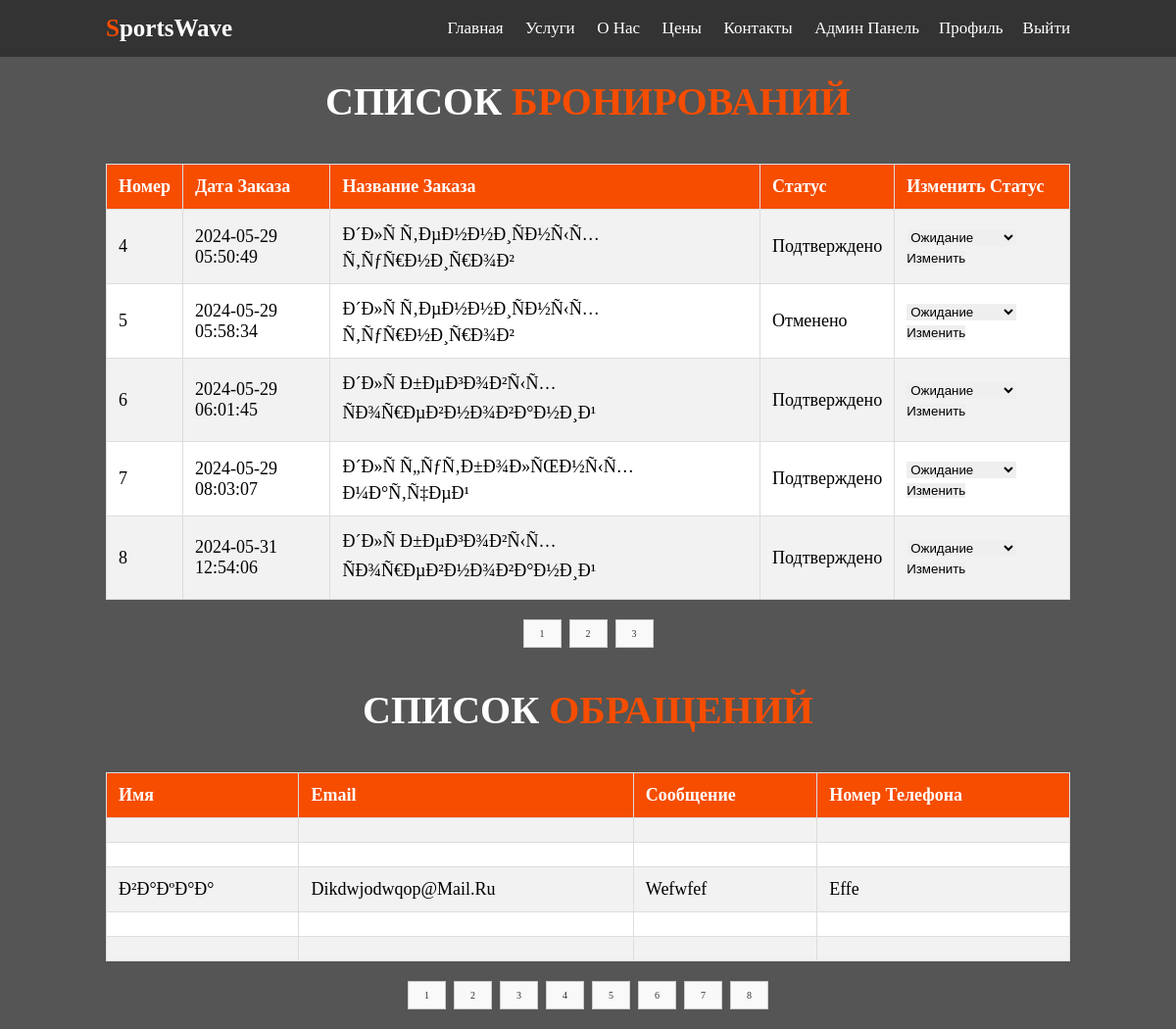
/assets/pages/admin/admin.php (signed in), run on the app's committed database.
### tables this page shows
CREATE TABLE `orders` (
  `id` int(11) NOT NULL,
  `user_id` int(11) NOT NULL,
  `tariff_id` int(11) NOT NULL,
  `timestamp` timestamp NULL DEFAULT CURRENT_TIMESTAMP,
  `status` varchar(255) DEFAULT 'ожидание'
);

CREATE TABLE `tariffs` (
  `id` int(11) NOT NULL,
  `event_type` varchar(255) DEFAULT NULL,
  `amount` decimal(10,2) DEFAULT NULL
);

CREATE TABLE `contact_messages` (
  `id` int(11) NOT NULL,
  `name` varchar(255) DEFAULT NULL,
  `email` varchar(255) DEFAULT NULL,
  `phone` varchar(20) DEFAULT NULL,
  `subject` varchar(255) DEFAULT NULL,
  `message` text,
  `timestamp` timestamp NULL DEFAULT CURRENT_TIMESTAMP
);

### assets/pages/admin/admin.php (the view, shortened to what this page needs)
<?php
include '../../pages/system_files/db_connect.php';
$current_page = isset($_GET['page']) ? $_GET['page'] : 1;
$records_per_page = 5;
$offset = ($current_page - 1) * $records_per_page;
$query = "SELECT orders.id, orders.timestamp AS order_date, tariffs.event_type AS order_name, orders.status
          FROM orders
          JOIN tariffs ON orders.tariff_id = tariffs.id
          LIMIT $records_per_page OFFSET $offset";
$result = mysqli_query($conn, $query);
$query_requests = "SELECT * FROM contact_messages LIMIT $records_per_page OFFSET $offset";
$result_requests = mysqli_query($conn, $query_requests);
?>
<!doctype html>
<html lang="en">
<head>
    <link rel="stylesheet" href="https://unpkg.com/swiper/swiper-bundle.min.css" />
    <link rel="stylesheet" href="https://cdnjs.cloudflare.com/ajax/libs/font-awesome/5.15.4/css/all.min.css">
    <link rel="stylesheet" href="../../../assets/css/index/index.css">
</head>
<body>
<?php include '../../../assets/pages/tools/header.php'; ?>
<section class="bookings" id="bookings">
    <h1 class="heading"> <span></span></h1>
    <h1 class="heading"> <span></span></h1>
    <h1 class="heading"> <span></span></h1>
    <h1 class="heading">Список <span>бронирований</span></h1>
    <table>
        <tr>
            <th>Номер</th>
            <th>Дата заказа</th>
            <th>Название заказа</th>
            <th>Статус</th>
            <th>Изменить статус</th>
        </tr>
        <?php
        if (mysqli_num_rows($result) > 0) {
            while ($row = mysqli_fetch_assoc($result)) {
                echo "<tr>";
                echo "<td>" . $row['id'] . "</td>";
                echo "<td>" . $row['order_date'] . "</td>";
                echo "<td>" . $row['order_name'] . "</td>";
                $status_rus = "";
                switch ($row['status']) {
                    case 'confirmed':
                        $status_rus = "Подтверждено";
                        break;
                    case 'cancelled':
                        $status_rus = "Отменено";
                        break;
                }
                echo "<td>" . $status_rus . "</td>";
                echo "<td>";
                echo "<form method='POST' action='" . $_SERVER['PHP_SELF'] . "'>";
                echo "<select name='new_status'>";
                echo "<option value='pending'>Ожидание</option>";
                echo "</select>";
                echo "<button type='submit'>Изменить</button>";
                echo "</form>";
                echo "</td>";
                echo "</tr>";
            }
        } else {
            echo "<tr><td colspan='5'>Нет доступных бронирований.</td></tr>";
        }
        ?>
    </table>
    <?php
    $total_rows_query = "SELECT COUNT(*) as total FROM orders";
    $total_result = mysqli_query($conn, $total_rows_query);
    $total_rows = mysqli_fetch_assoc($total_result)['total'];
    $total_pages = ceil($total_rows / $records_per_page);
    echo "<div class='pagination'>";
    for ($i = 1; $i <= $total_pages; $i++) {
        echo "<a href='?page=$i'>$i</a>";
    }
    echo "</div>";
    ?>
</section>
<section class="requests" id="requests">
    <h1 class="heading">Список <span>обращений</span></h1>
    <table>
        <tr>
            <th>Имя</th>
            <th>Email</th>
            <th>Сообщение</th>
            <th>Номер телефона</th>
        </tr>
        <?php
        if (mysqli_num_rows($result_requests) > 0) {
            while ($request = mysqli_fetch_assoc($result_requests)) {
                echo "<tr>";
                echo "<td>" . $request['name'] . "</td>";
                echo "<td>" . $request['email'] . "</td>";
                echo "<td>" . $request['message'] . "</td>";
                echo "<td>" . $request['phone'] . "</td>";
                echo "</tr>";
            }
        } else {
            echo "<tr><td colspan='4'>Нет обращений.</td></tr>";
        }
        ?>
    </table>
    <?php
    $total_rows_requests_query = "SELECT COUNT(*) as total FROM contact_messages";
    $total_requests_result = mysqli_query($conn, $total_rows_requests_query);
    $total_rows_requests = mysqli_fetch_assoc($total_requests_result)['total'];
    $total_pages_requests = ceil($total_rows_requests / $records_per_page);
    echo "<div class='pagination'>";
    for ($i = 1; $i <= $total_pages_requests; $i++) {
        echo "<a href='?page=$i'>$i</a>";
    }
    echo "</div>";
    ?>
</section>
</body>
</html>

### assets/pages/tools/header.php (shortened to what this page needs)
<?php
$role = isset($_SESSION['role']) ? $_SESSION['role'] : null;
$is_admin = ($role === 'admin');
?>
<header class="header">
    <a href="#" class="logo"><span>S</span>portsWave</a>
    <nav class="navbar">
        <a href="../../../index.php">Главная</a>
        <a href="#service">Услуги</a>
        <a href="#about">О нас</a>
        <a href="#price">Цены</a>
        <a href="#contact">Контакты</a>
        <?php
        if (isset($_SESSION['username'])) {
            if ($is_admin) {
                echo '<a href="../../../assets/pages/admin/admin.php">Админ панель</a>';
            }
            echo '<a href="../../../assets/pages/tools/profile.php">Профиль</a>';
            echo '<a href="../../../assets/pages/tools/logout.php">Выйти</a>';
        } else {
            echo '<a href="../../../assets/pages/tools/login.php">Авторизация</a>';
        }
        ?>
    </nav>
</header>

### assets/css/index/index.css (style rules this page uses)
:root { --main-color: #f64d00; }
* { margin:0; padding:0; box-sizing: border-box; outline: none; border:none; text-decoration: none; text-transform: capitalize; transition: .2s linear; }
html { font-size: 62.5%; overflow-x: hidden; scroll-padding-top: 7rem; scroll-behavior: smooth; }
body { background: rgb(84 85 84); }
section { padding:2rem 9%; }
.heading { text-align: center; padding-bottom: 2rem; color:#fff; text-transform: uppercase; font-size: 4rem; }
.heading span { color:var(--main-color); text-transform: uppercase; }
.header { position: fixed; top:0; left: 0; right: 0; z-index: 10000; background: #333; display: flex; align-items: center; justify-content: space-between; padding:1.5rem 9%; }
.header .logo { font-weight: bolder; color:#fff; font-size: 2.5rem; }
.header .logo span { color:var(--main-color); }
.header .navbar a { font-size: 1.7rem; color:#fff; margin-left: 2rem; }
table { width: 100%; border-collapse: collapse; margin-top: 2rem; background-color: white; color: black; }
th, td { border: 1px solid #ddd; padding: 12px; text-align: left; font-size: 18px; }
th { background-color: var(--main-color); color: white; }
tr:nth-child(even) { background-color: #f2f2f2; }
.pagination { display: flex; justify-content: center; margin-top: 20px; }
.pagination a { padding: 8px 16px; margin: 0 4px; border: 1px solid #ccc; background-color: #f9f9f9; color: #333; text-decoration: none; }

### data on the page
orders: id "4", timestamp "2024-05-29 05:50:49", tariff.event_type "Ð´Ð»Ñ Ñ‚ÐµÐ½Ð½Ð¸ÑÐ½Ñ‹Ñ… Ñ‚ÑƒÑ€Ð½Ð¸Ñ€Ð¾Ð²", status "Подтверждено"
orders: id "5", timestamp "2024-05-29 05:58:34", tariff.event_type "Ð´Ð»Ñ Ñ‚ÐµÐ½Ð½Ð¸ÑÐ½Ñ‹Ñ… Ñ‚ÑƒÑ€Ð½Ð¸Ñ€Ð¾Ð²", status "Отменено"
orders: id "6", timestamp "2024-05-29 06:01:45", tariff.event_type "Ð´Ð»Ñ Ð±ÐµÐ³Ð¾Ð²Ñ‹Ñ… ÑÐ¾Ñ€ÐµÐ²Ð½Ð¾Ð²Ð°Ð½Ð¸Ð¹", status "Подтверждено"
orders: id "7", timestamp "2024-05-29 08:03:07", tariff.event_type "Ð´Ð»Ñ Ñ„ÑƒÑ‚Ð±Ð¾Ð»ÑŒÐ½Ñ‹Ñ… Ð¼Ð°Ñ‚Ñ‡ÐµÐ¹", status "Подтверждено"
orders: id "8", timestamp "2024-05-31 12:54:06", tariff.event_type "Ð´Ð»Ñ Ð±ÐµÐ³Ð¾Ð²Ñ‹Ñ… ÑÐ¾Ñ€ÐµÐ²Ð½Ð¾Ð²Ð°Ð½Ð¸Ð¹", status "Подтверждено"
contact_messages: name "Ð²Ð°ÐºÐ°Ð°", email "Dikdwjodwqop@mail.ru", message "Wefwfef", phone "Effe"
